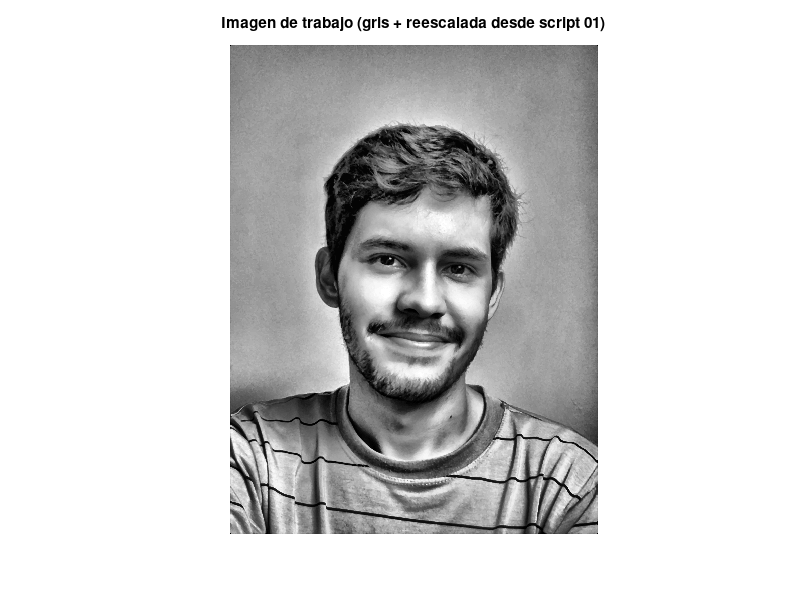
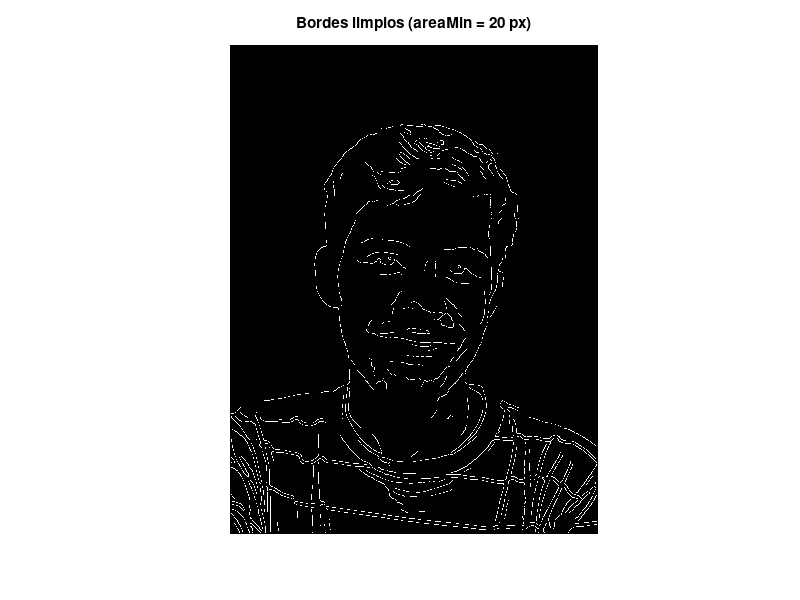
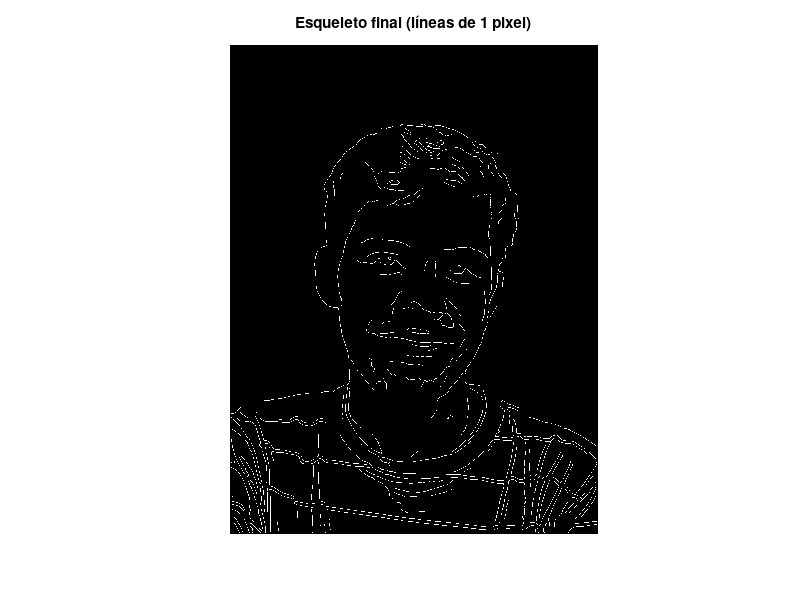

Write MATLAB code to recreate these figures, in order.
% === 02: Obtener líneas (bordes + esqueleto) para sketch del robot ===
% Supone que ya corriste ANTES el script 01 de:
%   - Escala de grises
%   - Redimensionamiento (lado más largo = 15 cm)
%   - (Opcionalmente filtrado)
%
% Entrada:
%   archivo 'imagen_preprocesada.mat' generado por el script 01
%
% Salida:
%   archivo 'imagen_lineas.mat' con:
%       Iskel      -> esqueleto (líneas de 1 pixel)
%       Ibw_clean  -> bordes limpios
%       edges      -> bordes Canny crudos
%       cmPorPx    -> cm por pixel (para pasar a coordenadas reales)
%       ladoReal_cm
%
% Solo muestra:
%   1) Imagen de trabajo (la que viene del script 1)
%   2) Bordes limpios
%   3) Esqueleto final

clear; clc; close all;

%% 0) Parámetros de calibración para las LÍNEAS

sigmaSuavizado = 1.75;   % Suavizado previo a Canny (0.5–2 aprox)
cannyLow       = 0.10;  % Umbral bajo Canny (más bajo = más bordes)
cannyHigh      = 0.25;  % Umbral alto Canny (debe ser > cannyLow)
areaMin        = 20;    % Área mínima en pixeles para conservar un trazo

% Tips:
% - Muy pocos bordes  -> bajar cannyLow y cannyHigh (p.ej. 0.05, 0.15)
% - Mucho ruido       -> subir cannyLow y cannyHigh, o subir areaMin
% - Demasiada textura -> subir sigmaSuavizado o subir areaMin


%% 1) Cargar la imagen preprocesada del script 01

datos = load('imagen_preprocesada.mat');
fprintf('Cargado: imagen_preprocesada.mat\n');

% Intentamos detectar el nombre de la imagen de trabajo:
if isfield(datos, 'Ifilt')
    Iwork = datos.Ifilt;     % imagen filtrada del script 1
elseif isfield(datos, 'Ires')
    Iwork = datos.Ires;      % imagen reescalada en gris
elseif isfield(datos, 'Igray')
    Iwork = datos.Igray;     % imagen en gris
else
    error('No encontré Ifilt, Ires ni Igray en imagen_preprocesada.mat');
end

% Recuperar escala física si existe
if isfield(datos, 'cmPorPx')
    cmPorPx = datos.cmPorPx;
elseif isfield(datos, 'ladoReal_cm')
    % Si no está cmPorPx, lo calculamos por si acaso
    ladoReal_cm = datos.ladoReal_cm;
    [r_tmp, c_tmp] = size(Iwork);
    ladoMax_px = max(r_tmp, c_tmp);
    cmPorPx = ladoReal_cm / ladoMax_px;
else
    % En el peor de los casos, inventamos 1 cm/px (luego lo ajustas)
    warning('No encontré cmPorPx ni ladoReal_cm. Asignando cmPorPx = 1.');
    cmPorPx = 1;
    ladoReal_cm = 1;
end

if isfield(datos, 'ladoReal_cm')
    ladoReal_cm = datos.ladoReal_cm;
else
    [r_tmp, c_tmp] = size(Iwork);
    ladoReal_cm = cmPorPx * max(r_tmp, c_tmp);
end

figure;
imshow(Iwork);
title('Imagen de trabajo (gris + reescalada desde script 01)');


%% 2) Suavizado previo (para quitar textura y ruido fino)

Ismooth = imgaussfilt(Iwork, sigmaSuavizado);


%% 3) Bordes con Canny

edges = edge(Ismooth, 'Canny', [cannyLow cannyHigh]);


%% 4) Limpieza de ruido (quitar trazos muy pequeños)

Ibw_clean = bwareaopen(edges, areaMin);

figure;
imshow(Ibw_clean);
title(sprintf('Bordes limpios (areaMin = %d px)', areaMin));


%% 5) Esqueleto (adelgazar a 1 pixel de grosor)

Iskel = bwmorph(Ibw_clean, 'thin', Inf);

% Opcional: quitar ramitas cortas
% Iskel = bwmorph(Iskel, 'spur', 5);

figure;
imshow(Iskel);
title('Esqueleto final (líneas de 1 pixel)');


%% 6) Guardar resultado para el siguiente paso (trayectorias)

save('imagen_lineas.mat', ...
     'Iwork', ...       % imagen en gris reescalada
     'edges', ...       % bordes Canny crudos
     'Ibw_clean', ...   % bordes limpios
     'Iskel', ...       % esqueleto final
     'cmPorPx', ...     % cm por pixel
     'ladoReal_cm', ... % lado más largo en cm
     'sigmaSuavizado', ...
     'cannyLow', 'cannyHigh', ...
     'areaMin');

fprintf('\nProcesamiento de LÍNEAS completo.\n');
fprintf('Guardado en imagen_lineas.mat\n');
fprintf('cmPorPx = %.4f cm/px, ladoReal = %.1f cm\n', cmPorPx, ladoReal_cm);
